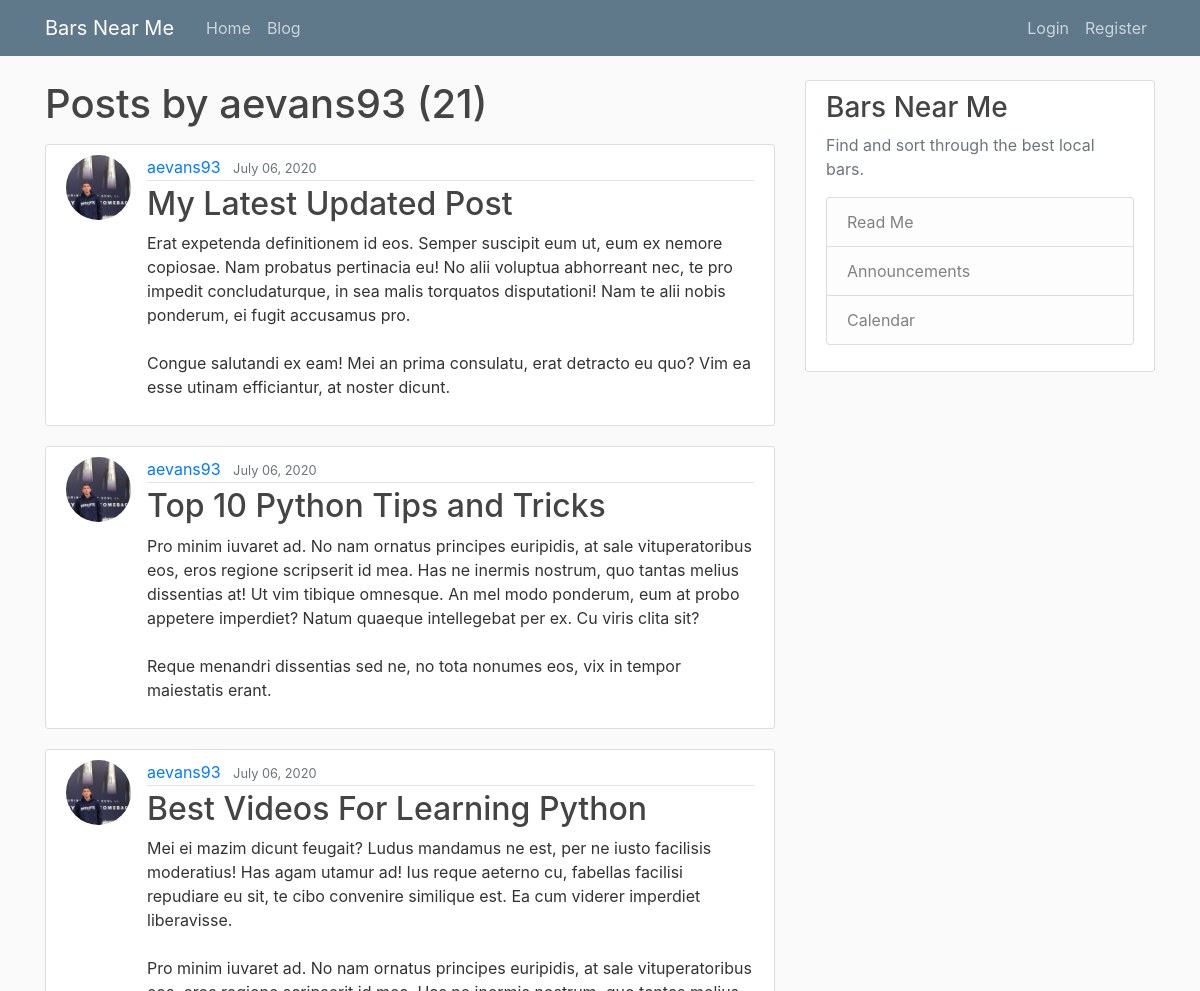
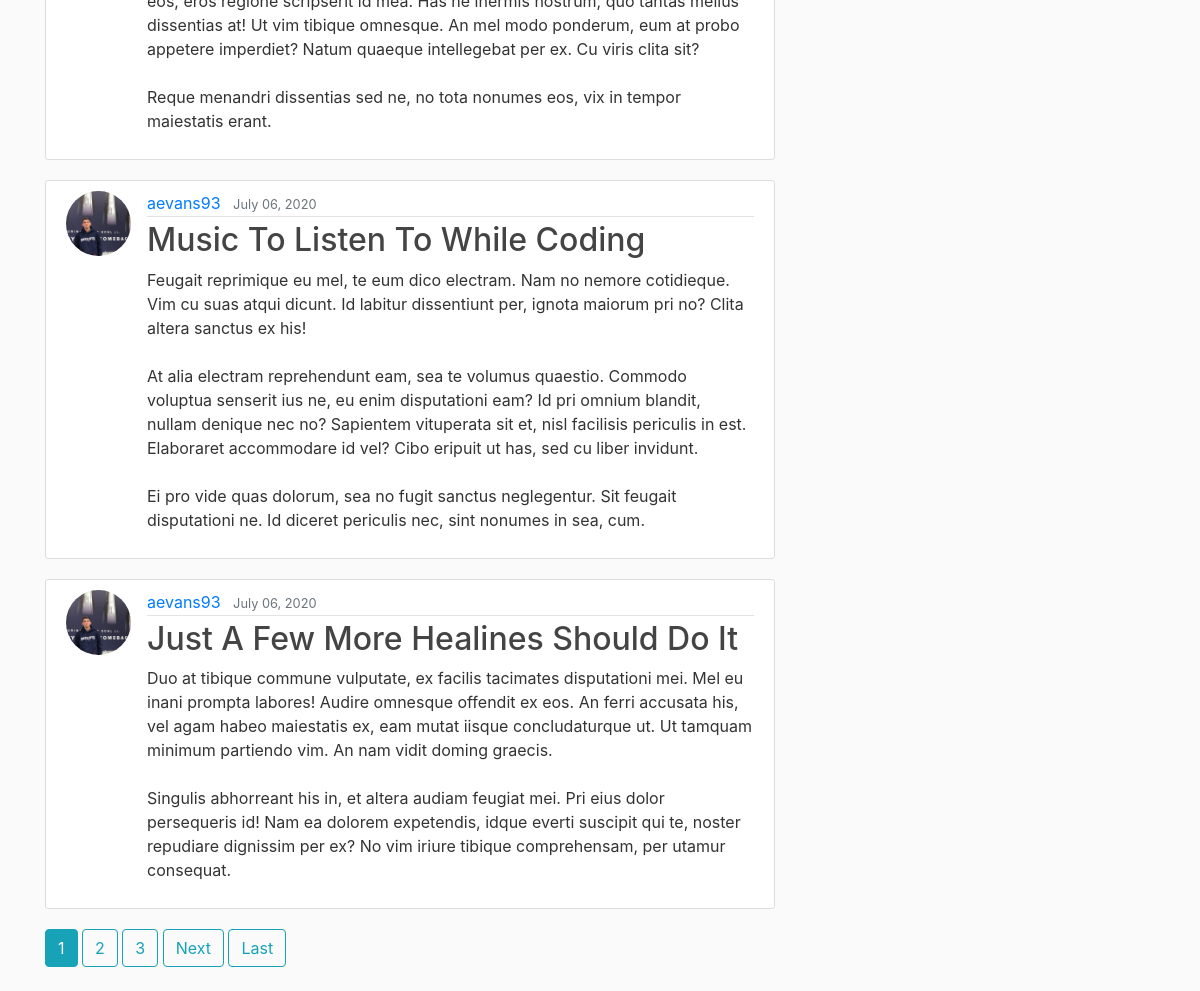
The page /user/aevans93 on the database as committed earlier (2 pictures, top to bottom).
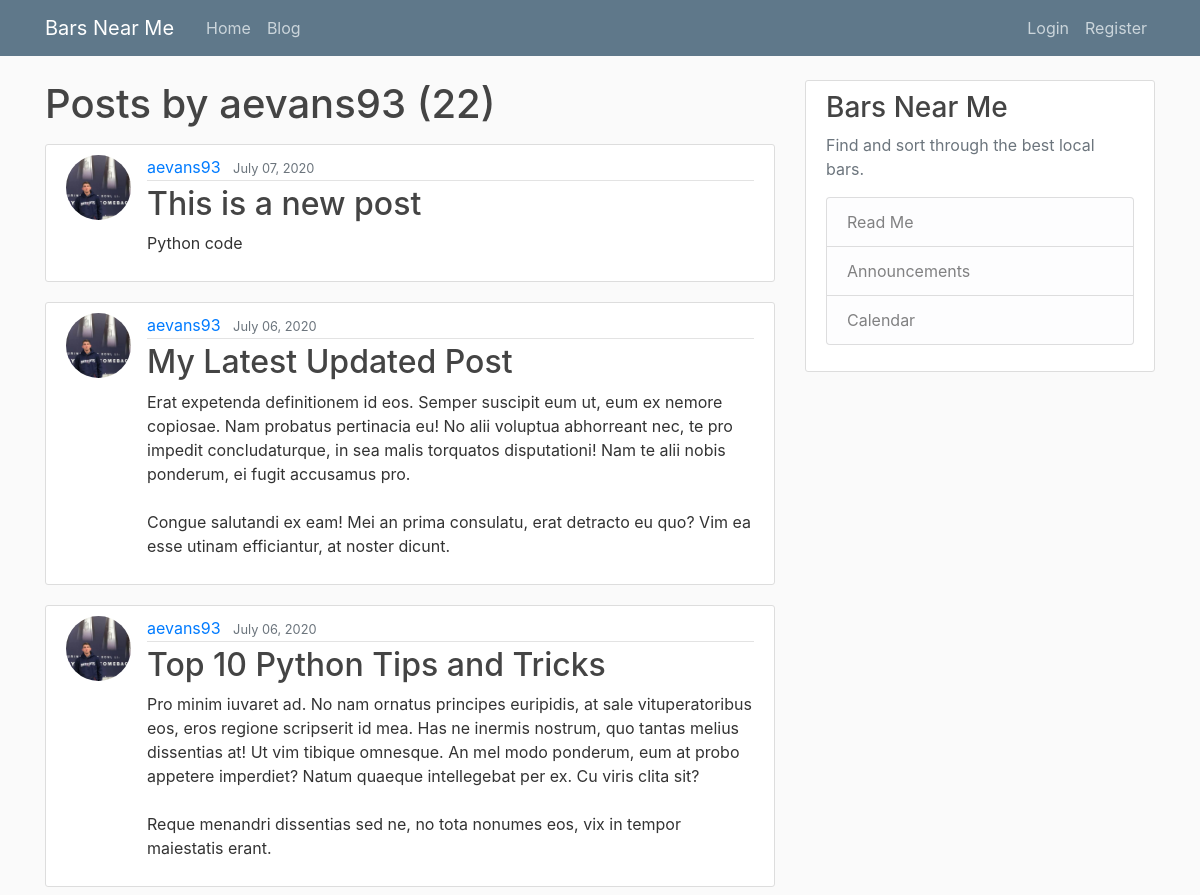
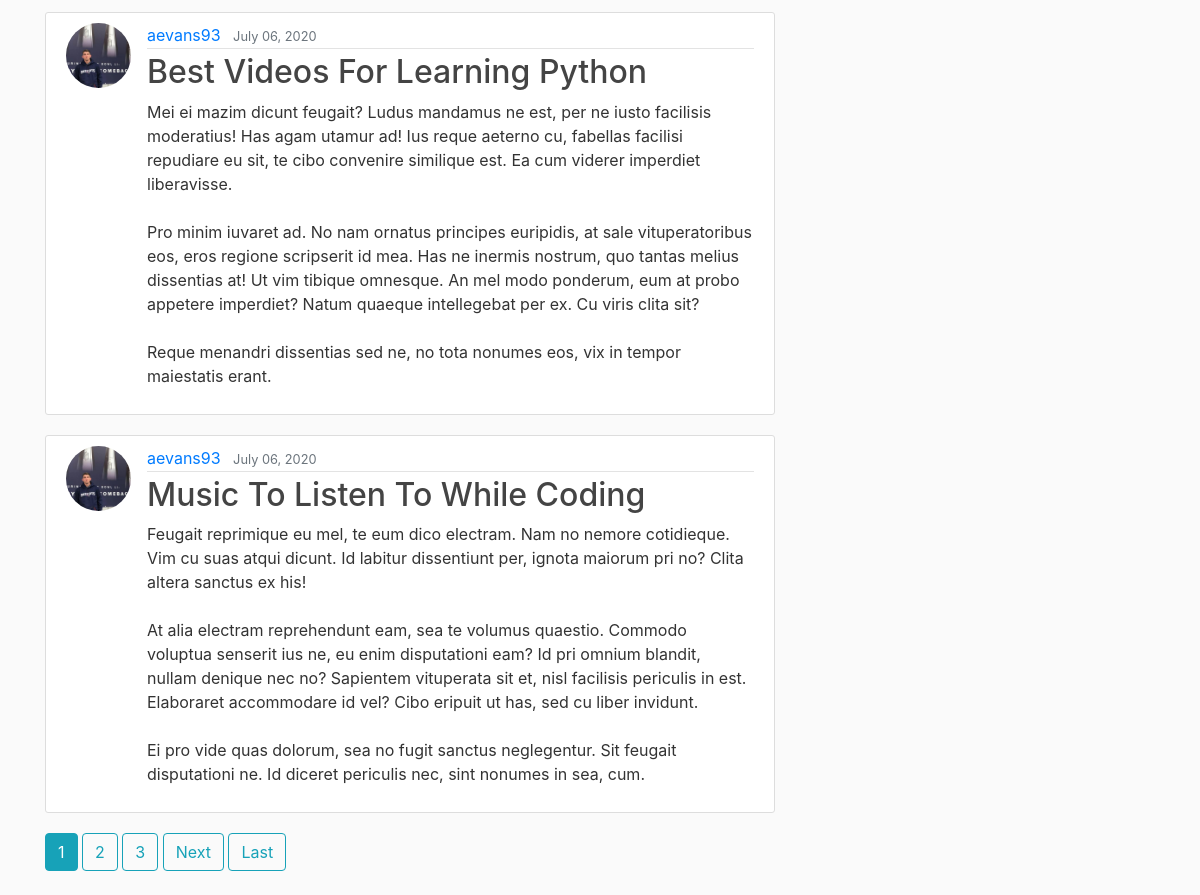
The same page on the database as committed later (2 pictures, top to bottom).
### blog/models.py (models this page shows, shortened)
class Post(models.Model):
    title = models.CharField(max_length=100)
    content = models.TextField()
    date_posted = models.DateTimeField(default=timezone.now)
    author = models.ForeignKey(User, on_delete=models.CASCADE)

### users/models.py (models this page shows, shortened)
class Account(models.Model):
    user = models.OneToOneField(User, on_delete=models.CASCADE) # Add: on_delete=models.CASCADE as a second argument for handline deleting accounts but not the user
    image = models.ImageField(default='default.jpg', upload_to='account_pics')

### blog/views.py (the view)
# urls.py: path('user/<str:username>', UserPostListView.as_view(), name="user-posts"),
class UserPostListView(ListView):
    model = Post
    template_name = 'blog/user_posts.html' # <app>/<model>_<viewtype>.html
    context_object_name = 'posts'
    paginate_by = 5
    def get_queryset(self):
        user = get_object_or_404(User, username=self.kwargs.get('username')) # Capture the user into user variable if they exist
        return Post.objects.filter(author=user).order_by('-date_posted') # Order by date posted reverse

### blog/templates/blog/user_posts.html (shortened to what this page needs)
{% extends "blog/base.html" %}
{% block content %}
    <h1 class="mb-3">Posts by {{ view.kwargs.username }} ({{ page_obj.paginator.count }})</h1>
    {% for post in posts %}
        <article class="media content-section">
            <img class="rounded-circle article-img"src="{{ post.author.account.image.url }}" alt="">
            <div class="media-body">
            <div class="article-metadata">
                <a class="mr-2" href="{% url 'user-posts' post.author.username %}">{{ post.author.username }}</a>
                <small class="text-muted">{{ post.date_posted|date:"F d, Y" }}</small>
            </div>
            <h2><a class="article-title" href="{% url 'post-detail' post.id %}">{{ post.title }}</a></h2>
            <p class="article-content">{{ post.content }}</p>
            </div>
        </article>
    {% endfor %}
    {% if is_paginated %}
        {% for num in page_obj.paginator.page_range %}
            {% if page_obj.number == num %}
                <a class="btn btn-info mb-4" href="?page={{ num }}">{{ num }}</a>
            {% elif num > page_obj.number|add:'-3' and num < page_obj.number|add:'+3' %}
                <a class="btn btn-outline-info mb-4" href="?page={{ num }}">{{ num }}</a>
            {% endif %}
        {% endfor %}
        {% if page_obj.has_next %}
            <a class="btn btn-outline-info mb-4" href="?page={{ page_obj.next_page_number }}">Next</a>
            <a class="btn btn-outline-info mb-4" href="?page={{ page_obj.paginator.num_pages }}">Last</a>
        {% endif %}
    {% endif %}
{% endblock content %}

### blog/templates/blog/base.html (shortened to what this page needs)
{% load static %}
<!DOCTYPE html>
<html>
<head>
  <link rel="stylesheet" href="https://maxcdn.bootstrapcdn.com/bootstrap/4.0.0/css/bootstrap.min.css">
  <link rel="stylesheet" href="{% static 'blog/main.css' %}">
</head>
<header class="site-header">
  <nav class="navbar navbar-expand-md navbar-dark bg-steel fixed-top">
    <div class="container">
      <a class="navbar-brand mr-4" href="{% url 'blog-home' %}">Bars Near Me</a>
      <div class="collapse navbar-collapse" id="navbarToggle">
        <div class="navbar-nav mr-auto">
          <a class="nav-item nav-link" href="{% url 'blog-home' %}">Home</a>
          <a class="nav-item nav-link" href="{% url 'blog-blog' %}">Blog</a>
        </div>
        <div class="navbar-nav">
          {% if user.is_authenticated %}
            <a class="nav-item nav-link" href="{% url 'post-create' %}">New Post</a>
            <a class="nav-item nav-link" href="{% url 'account' %}">My Account</a>
            <a class="nav-item nav-link" href="{% url 'logout' %}">Logout</a>
          {% else %}
            <a class="nav-item nav-link" href="{% url 'login' %}">Login</a>
            <a class="nav-item nav-link" href="{% url 'register' %}">Register</a>
          {% endif %}
        </div>
      </div>
    </div>
  </nav>
</header>
<body>
  <main role="main" class="container">
    <div class="row">
      <div class="col-md-8">
        {% block content %}{% endblock %}
      </div>
      <div class="col-md-4">
        <div class="content-section">
          <h3>Bars Near Me</h3>
          <p class='text-muted'>Find and sort through the best local bars.
            <ul class="list-group">
              <li class="list-group-item list-group-item-light">Read Me</li>
              <li class="list-group-item list-group-item-light">Announcements</li>
              <li class="list-group-item list-group-item-light">Calendar</li>
            </ul>
          </p>
        </div>
      </div>
    </div>
  </main>
  </body>
</body>
</html>

### blog/static/blog/main.css (style rules this page uses)
body { background: #fafafa; color: #333333; margin-top: 5rem; }
h1, h2, h3, h4, h5, h6 { color: #444444; }
ul { margin: 0; }
.bg-steel { background-color: #5f788a; }
.site-header .navbar-nav .nav-link { color: #cbd5db; }
.content-section { background: #ffffff; padding: 10px 20px; border: 1px solid #dddddd; border-radius: 3px; margin-bottom: 20px; }
.article-title { color: #444444; }
.article-content { white-space: pre-line; }
.article-img { height: 65px; width: 65px; margin-right: 16px; }
.article-metadata { padding-bottom: 1px; margin-bottom: 4px; border-bottom: 1px solid #e3e3e3 }

Rows that differ between the two databases and show on the page:
no longer on this page (row unchanged): Post: author.account.image (picture), author.username "aevans93", date_posted "July 06, 2020", title "Just A Few More Healines Should Do It", content "Duo at tibique commune vulputate, ex facilis tacimates disputationi mei. Mel eu inani prompta labores! Audire omnesque offendit ex eos. An ferri accusata his, vel agam habeo maiestatis ex, eam mutat iisque concludaturque ut. Ut tamquam minimum partiendo vim. An nam vidit doming graecis. Singulis abhorreant his in, et altera audiam feugiat mei. Pri eius dolor persequeris id! Nam ea dolorem expetendis, idque everti suscipit qui te, noster repudiare dignissim per ex? No vim iriure tibique comprehensam, per utamur consequat."
added Post: author.account.image (picture), author.username "aevans93", date_posted "July 07, 2020", title "This is a new post", content "Python code"
Other text that changed with them:
{{ page_obj.paginator.count }}: "21" → "22"
